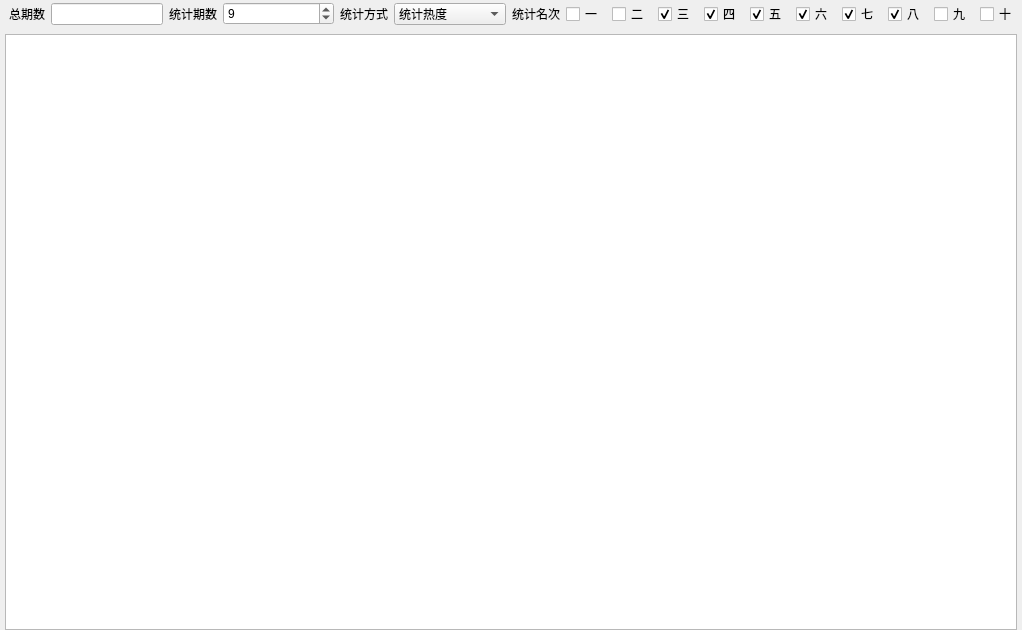
<?xml version="1.0" encoding="UTF-8"?>
<ui version="4.0">
 <class>FormStatistic</class>
 <widget class="QWidget" name="FormStatistic">
  <property name="geometry">
   <rect>
    <x>0</x>
    <y>0</y>
    <width>1022</width>
    <height>630</height>
   </rect>
  </property>
  <property name="windowTitle">
   <string>Form</string>
  </property>
  <layout class="QVBoxLayout" name="verticalLayout">
   <property name="leftMargin">
    <number>5</number>
   </property>
   <property name="topMargin">
    <number>0</number>
   </property>
   <property name="rightMargin">
    <number>5</number>
   </property>
   <property name="bottomMargin">
    <number>0</number>
   </property>
   <item>
    <widget class="QWidget" name="widgetToolBar" native="true">
     <property name="styleSheet">
      <string notr="true">*
{
	font: 12pt &quot;Microsoft YaHei UI&quot;;
}
/*
#widgetToolBar
{
	border:1px solid gray;
}*/</string>
     </property>
     <layout class="QHBoxLayout" name="horizontalLayout_2">
      <property name="spacing">
       <number>6</number>
      </property>
      <property name="leftMargin">
       <number>4</number>
      </property>
      <property name="topMargin">
       <number>2</number>
      </property>
      <property name="rightMargin">
       <number>0</number>
      </property>
      <property name="bottomMargin">
       <number>2</number>
      </property>
      <item>
       <widget class="QLabel" name="lbTotalPeriod">
        <property name="sizePolicy">
         <sizepolicy hsizetype="Fixed" vsizetype="Preferred">
          <horstretch>0</horstretch>
          <verstretch>0</verstretch>
         </sizepolicy>
        </property>
        <property name="text">
         <string>总期数</string>
        </property>
        <property name="buddy">
         <cstring>leTotalPeriod</cstring>
        </property>
       </widget>
      </item>
      <item>
       <widget class="QLineEdit" name="leTotalPeriod">
        <property name="sizePolicy">
         <sizepolicy hsizetype="Preferred" vsizetype="Fixed">
          <horstretch>0</horstretch>
          <verstretch>0</verstretch>
         </sizepolicy>
        </property>
        <property name="readOnly">
         <bool>true</bool>
        </property>
       </widget>
      </item>
      <item>
       <widget class="QLabel" name="lbTatisticPeriod">
        <property name="sizePolicy">
         <sizepolicy hsizetype="Fixed" vsizetype="Preferred">
          <horstretch>0</horstretch>
          <verstretch>0</verstretch>
         </sizepolicy>
        </property>
        <property name="text">
         <string>统计期数</string>
        </property>
        <property name="buddy">
         <cstring>sbTatisticPeriod</cstring>
        </property>
       </widget>
      </item>
      <item>
       <widget class="QSpinBox" name="sbTatisticPeriod">
        <property name="sizePolicy">
         <sizepolicy hsizetype="Preferred" vsizetype="Fixed">
          <horstretch>0</horstretch>
          <verstretch>0</verstretch>
         </sizepolicy>
        </property>
        <property name="minimumSize">
         <size>
          <width>72</width>
          <height>0</height>
         </size>
        </property>
        <property name="maximum">
         <number>500</number>
        </property>
        <property name="value">
         <number>9</number>
        </property>
       </widget>
      </item>
      <item>
       <widget class="QLabel" name="lbTatisticMode">
        <property name="sizePolicy">
         <sizepolicy hsizetype="Fixed" vsizetype="Preferred">
          <horstretch>0</horstretch>
          <verstretch>0</verstretch>
         </sizepolicy>
        </property>
        <property name="text">
         <string>统计方式</string>
        </property>
        <property name="buddy">
         <cstring>cbStatisticMode</cstring>
        </property>
       </widget>
      </item>
      <item>
       <widget class="QComboBox" name="cbStatisticMode">
        <item>
         <property name="text">
          <string>统计热度</string>
         </property>
        </item>
        <item>
         <property name="text">
          <string>统计遗漏</string>
         </property>
        </item>
       </widget>
      </item>
      <item>
       <widget class="QLabel" name="lbTatisticRank">
        <property name="sizePolicy">
         <sizepolicy hsizetype="Fixed" vsizetype="Preferred">
          <horstretch>0</horstretch>
          <verstretch>0</verstretch>
         </sizepolicy>
        </property>
        <property name="text">
         <string>统计名次</string>
        </property>
       </widget>
      </item>
      <item>
       <layout class="QHBoxLayout" name="horizontalLayout">
        <property name="spacing">
         <number>9</number>
        </property>
        <item>
         <widget class="QCheckBox" name="cbrOne">
          <property name="text">
           <string>一</string>
          </property>
         </widget>
        </item>
        <item>
         <widget class="QCheckBox" name="cbrTwo">
          <property name="text">
           <string>二</string>
          </property>
         </widget>
        </item>
        <item>
         <widget class="QCheckBox" name="cbrThree">
          <property name="text">
           <string>三</string>
          </property>
          <property name="checked">
           <bool>true</bool>
          </property>
         </widget>
        </item>
        <item>
         <widget class="QCheckBox" name="cbrFour">
          <property name="text">
           <string>四</string>
          </property>
          <property name="checked">
           <bool>true</bool>
          </property>
         </widget>
        </item>
        <item>
         <widget class="QCheckBox" name="cbrFive">
          <property name="text">
           <string>五</string>
          </property>
          <property name="checked">
           <bool>true</bool>
          </property>
         </widget>
        </item>
        <item>
         <widget class="QCheckBox" name="cbrSix">
          <property name="text">
           <string>六</string>
          </property>
          <property name="checked">
           <bool>true</bool>
          </property>
         </widget>
        </item>
        <item>
         <widget class="QCheckBox" name="cbrSeven">
          <property name="text">
           <string>七</string>
          </property>
          <property name="checked">
           <bool>true</bool>
          </property>
         </widget>
        </item>
        <item>
         <widget class="QCheckBox" name="cbrEight">
          <property name="text">
           <string>八</string>
          </property>
          <property name="checked">
           <bool>true</bool>
          </property>
         </widget>
        </item>
        <item>
         <widget class="QCheckBox" name="cbrNine">
          <property name="text">
           <string>九</string>
          </property>
         </widget>
        </item>
        <item>
         <widget class="QCheckBox" name="cbrTen">
          <property name="text">
           <string>十</string>
          </property>
         </widget>
        </item>
       </layout>
      </item>
     </layout>
    </widget>
   </item>
   <item>
    <widget class="QTableWidget" name="twStatisticList"/>
   </item>
  </layout>
 </widget>
 <resources/>
 <connections/>
</ui>
